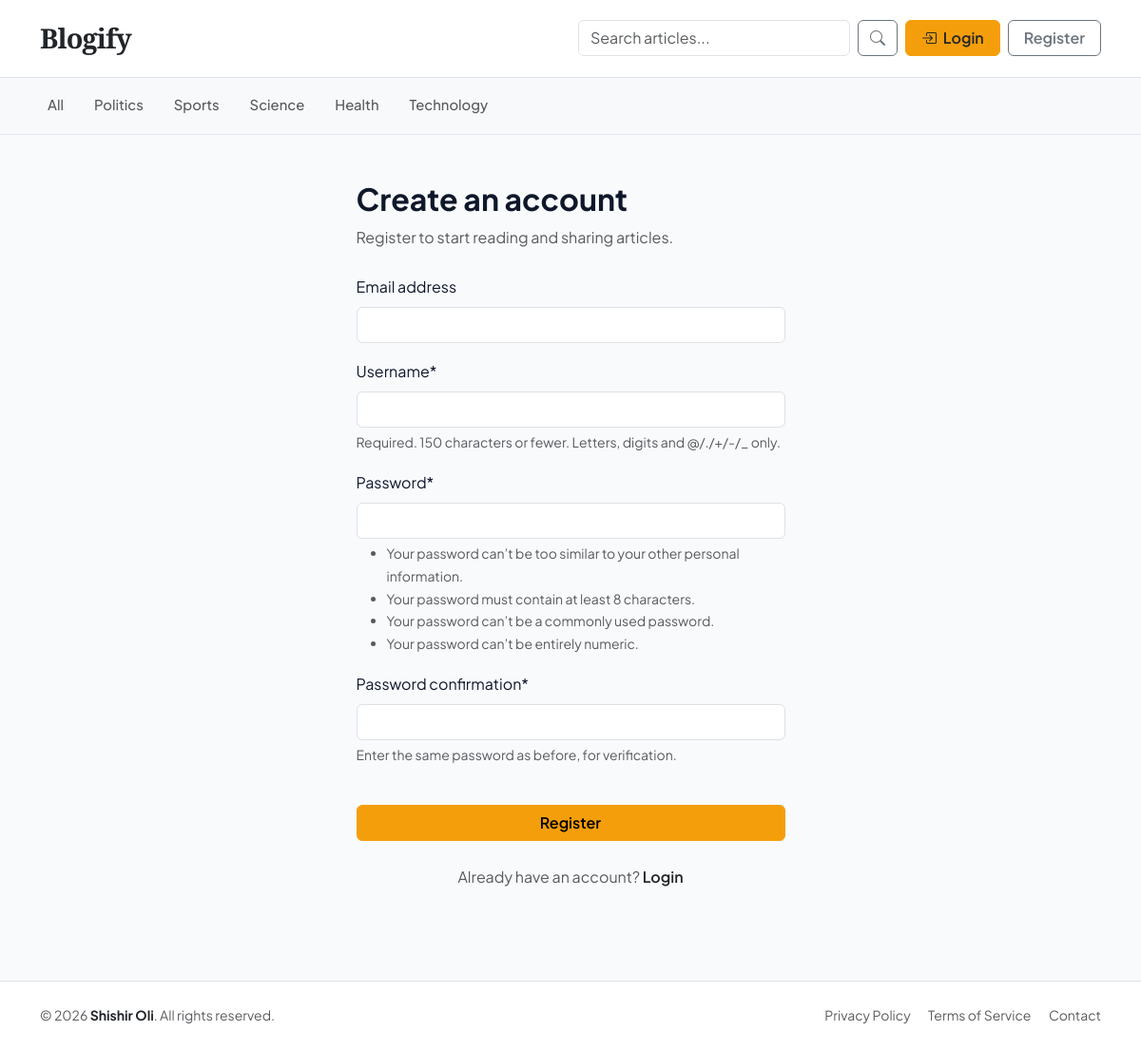
Screenshot of /register/ with the database file from the repository.
### blogs/models.py (models this page shows, shortened)
class Category(models.Model):
    category_name = models.CharField(max_length=50, unique=True)
    created_at = models.DateTimeField(auto_now_add=True)
    updated_at = models.DateTimeField(auto_now=True)
    class Meta:
        verbose_name_plural = "categories"

### blog_main/views.py (the view)
# urls.py: path('register/', views.register, name="register"),
def register(request):
    if request.method == "POST":
        form = RegistrationForm(request.POST)
        if form.is_valid():
            form.save()
            return redirect('/register')
    else:
        form = RegistrationForm()
    context = {
        'form':form
    }
    return render(request, 'auth/register.html', context)

### blog_main/forms.py
class RegistrationForm(UserCreationForm):
    class Meta:
        model = User
        fields = ["email", "username", "password1", "password2"]

### blogs/context_processors.py (called while the page is built)
def get_categories(request):
    categories = Category.objects.all()
    return dict(categories=categories)

### templates/auth/register.html (shortened to what this page needs)
{% extends 'base.html' %}
{% load crispy_forms_tags %}
{% block content %}
<div class="container py-5">
  <div class="row justify-content-center">
    <div class="col-md-6 col-lg-5">
      <div class="text-left mb-4">
        <h2 class="fw-bold mb-2">Create an account</h2>
        <p class="text-muted">
          Register to start reading and sharing articles.
        </p>
      </div>
      <form action="{% url 'register' %}" method="POST">
        {{ form|crispy }}
        <button
          type="submit"
          class="btn btn-warning w-100 fw-semibold mt-4"
        >
          Register
        </button>
      </form>
      <p class="text-center text-muted mt-4 mb-0">
        Already have an account?
        <a
          href="{% url 'login' %}"
          class="text-dark fw-semibold text-decoration-none"
        >
          Login
        </a>
      </p>
    </div>
  </div>
</div>
{% endblock %}

### templates/base.html (shortened to what this page needs)
{% load static %}
<!doctype html>
<html lang="en">
  <head>
    <link
      href="https://cdn.jsdelivr.net/npm/bootstrap@5.3.2/dist/css/bootstrap.min.css"
      rel="stylesheet"
    />
    <link
      rel="stylesheet"
      href="https://cdn.jsdelivr.net/npm/bootstrap-icons@1.11.3/font/bootstrap-icons.min.css"
    />
    <link href="{% static 'css/blog.css' %}?v=3.0" rel="stylesheet" />
  </head>
  <body>
    <header class="blog-header sticky-top bg-white border-bottom">
      <div class="container">
        <div
          class="d-flex flex-column flex-md-row align-items-center justify-content-between py-3 gap-3"
        >
          <div class="w-100 w-md-auto text-center text-md-start">
            <a
              class="blog-header-logo text-dark text-decoration-none fw-bold"
              href="{% url 'home' %}"
            >
              Blogify
            </a>
          </div>
          <div
            class="d-flex flex-column flex-sm-row align-items-sm-center gap-2 w-100 w-md-auto"
          >
            <form
              method="GET"
              action="{% url 'search' %}"
              class="d-flex flex-grow-1"
            >
              <input
                type="search"
                name="keyword"
                value="{{ keywords }}"
                class="form-control"
                placeholder="Search articles..."
                aria-label="Search"
              />
              <button
                type="submit"
                class="btn btn-outline-secondary ms-2 flex-shrink-0"
              >
                <i class="bi bi-search"></i>
              </button>
            </form>
            {% if not user.is_authenticated %}
            <div class="d-flex gap-2">
              <a
                href="{% url 'login' %}"
                class="btn btn-warning text-dark fw-semibold px-3"
              >
                <i class="bi bi-box-arrow-in-right me-1"></i>
                Login
              </a>
              <a
                href="{% url 'register' %}"
                class="btn btn-outline-secondary fw-semibold px-3"
              >
                Register
              </a>
            </div>
            {% endif %}
          </div>
        </div>
      </div>
    </header>
    <div class="category-bar border-bottom bg-light">
      <div class="container">
        <nav
          class="nav nav-scroller d-flex justify-content-start gap-3 py-2 overflow-auto flex-nowrap"
        >
          <a
            class="p-2 text-muted text-decoration-none nav-link-custom text-nowrap"
            href="{% url 'home' %}"
          >
            All
          </a>
          {% for cat in categories %}
          <a
            class="p-2 text-muted text-decoration-none nav-link-custom text-nowrap"
            href="{% url 'post_by_category' cat.id %}"
          >
            {{ cat.category_name }}
          </a>
          {% endfor %}
        </nav>
      </div>
    </div>
    {% block content %} {% endblock %}
    <footer class="blog-footer py-4 mt-5 bg-white border-top">
      <div class="container">
        <div
          class="d-flex flex-column flex-sm-row justify-content-between align-items-center"
        >
          <p class="small text-muted mb-2 mb-sm-0">
            &copy; 2026
            <a href="#" class="text-dark fw-bold text-decoration-none"
              >Shishir Oli</a
            >. All rights reserved.
          </p>
          <ul class="list-inline mb-0 small">
            <li class="list-inline-item me-3">
              <a href="#" class="text-muted text-decoration-none hover-dark"
                >Privacy Policy</a
              >
            </li>
            <li class="list-inline-item me-3">
              <a href="#" class="text-muted text-decoration-none hover-dark"
                >Terms of Service</a
              >
            </li>
            <li class="list-inline-item">
              <a href="#" class="text-muted text-decoration-none hover-dark"
                >Contact</a
              >
            </li>
          </ul>
        </div>
      </div>
    </footer>
  </body>
</html>

### blog_main/static/css/blog.css (style rules this page uses)
:root { --primary-accent: #f59e0b; --primary-accent-hover: #d97706; --bg-main: #f8fafc; --text-dark: #0f172a; --text-muted: #64748b; --border-color: #f1f5f9; --card-shadow: 0 4px 6px -1px rgba(0, 0, 0, 0.05), 0 2px 4px -2px rgba(0, 0, 0, 0.05); --hover-shadow: 0 20px 25px -5px rgba(0, 0, 0, 0.08), 0 8px 10px -6px rgba(0, 0, 0, 0.04); }
body { font-family: 'Plus Jakarta Sans', -apple-system, BlinkMacSystemFont, sans-serif; background-color: var(--bg-main); color: var(--text-dark); line-height: 1.7; }
.blog-header { backdrop-filter: blur(8px); background-color: rgba(255, 255, 255, 0.9) !important; }
.blog-header-logo { font-family: 'Playfair Display', Georgia, serif; font-size: 1.8rem; letter-spacing: -0.03em; }
.category-bar { border-color: #e2e8f0 !important; }
.nav-link-custom { font-weight: 500; font-size: 0.925rem; transition: all 0.2s ease; border-bottom: 2px solid transparent; }
.btn-warning { background-color: var(--primary-accent) !important; border-color: var(--primary-accent) !important; }
.blog-footer { background: #ffffff; border-top: 1px solid #f1f5f9; }

### rows the page displays
Category: category_name "Politics"
Category: category_name "Sports"
Category: category_name "Science"
Category: category_name "Health"
Category: category_name "Technology"
